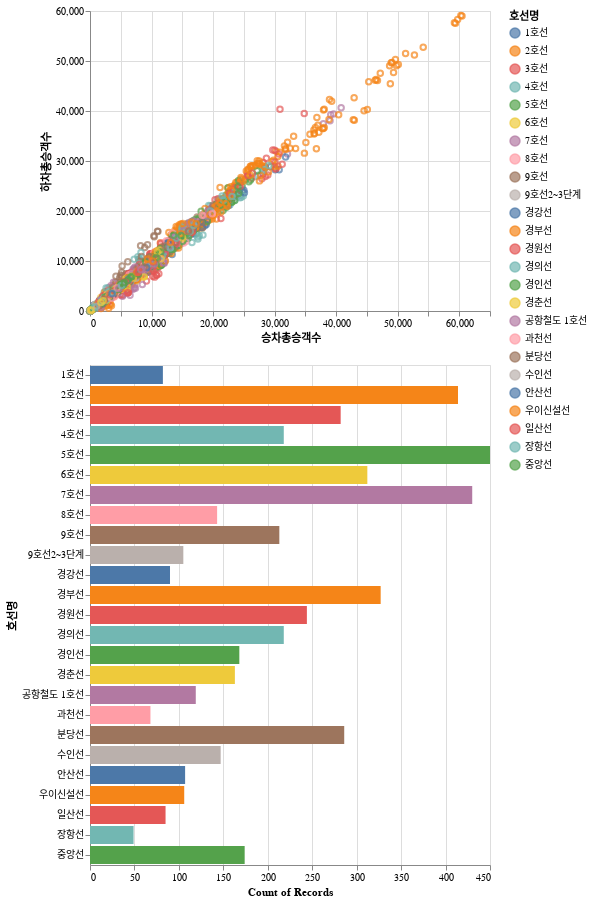

Notebook cell for this chart:
### Code cell
import altair as alt
import pandas as pd

subway = pd.read_csv('서울시 지하철호선별 역별 승하차 인원 정보.csv', encoding='cp949')
subway = subway[:5000] 
brush = alt.selection_interval()

points = alt.Chart(subway).mark_point().encode(
    x='승차총승객수:Q',
    y='하차총승객수:Q',
    color=alt.condition(brush, '호선명:N', alt.value('lightgray'))
).add_selection(
    brush
)

bars = alt.Chart(subway).mark_bar().encode(
    y='호선명:N',
    color='호선명:N',
    x='count(호선명):Q'
).transform_filter(
    brush
)

points & bars

### Figure 1 — Vega-Lite specification as saved in the notebook (floating-point values rounded to 4 significant figures; data arrays with more than 128 entries replaced by an {"elided": "..."} marker saying what was removed)
{"config": {"view": {"continuousWidth": 400, "continuousHeight": 300}}, "vconcat": [{"mark": "point", "encoding": {"color": {"condition": {"type": "nominal", "field": "호선명", "selection": "selector005"}, "value": "lightgray"}, "x": {"type": "quantitative", "field": "승차총승객수"}, "y": {"type": "quantitative", "field": "하차총승객수"}}, "selection": {"selector005": {"type": "interval"}}}, {"mark": "bar", "encoding": {"color": {"type": "nominal", "field": "호선명"}, "x": {"type": "quantitative", "aggregate": "count", "field": "호선명"}, "y": {"type": "nominal", "field": "호선명"}}, "transform": [{"filter": {"selection": "selector005"}}]}], "data": {"name": "data-9f0db8cb01c9282ffced3239827ad52f"}, "$schema": "https://vega.github.io/schema/vega-lite/v4.8.1.json", "datasets": {"data-9f0db8cb01c9282ffced3239827ad52f": {"elided": "5000 records"}}}
